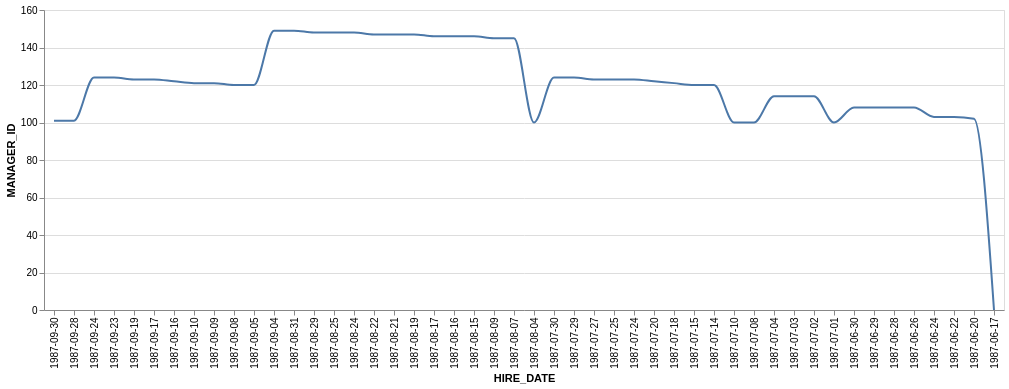

Here is the Vega-Lite specification saved for this chart:
### Vega-Lite specification from a JSON file in a GitHub repository (floating-point values rounded to 4 significant figures)
{"data": {"values": [{"x_data": "1987-09-30", "y_data": 101}, {"x_data": "1987-09-28", "y_data": 101}, {"x_data": "1987-09-24", "y_data": 124}, {"x_data": "1987-09-23", "y_data": 124}, {"x_data": "1987-09-19", "y_data": 123}, {"x_data": "1987-09-17", "y_data": 123}, {"x_data": "1987-09-16", "y_data": 122}, {"x_data": "1987-09-10", "y_data": 121}, {"x_data": "1987-09-09", "y_data": 121}, {"x_data": "1987-09-08", "y_data": 120}, {"x_data": "1987-09-05", "y_data": 120}, {"x_data": "1987-09-04", "y_data": 149}, {"x_data": "1987-08-31", "y_data": 149}, {"x_data": "1987-08-29", "y_data": 148}, {"x_data": "1987-08-25", "y_data": 148}, {"x_data": "1987-08-24", "y_data": 148}, {"x_data": "1987-08-22", "y_data": 147}, {"x_data": "1987-08-21", "y_data": 147}, {"x_data": "1987-08-19", "y_data": 147}, {"x_data": "1987-08-17", "y_data": 146}, {"x_data": "1987-08-16", "y_data": 146}, {"x_data": "1987-08-15", "y_data": 146}, {"x_data": "1987-08-09", "y_data": 145}, {"x_data": "1987-08-07", "y_data": 145}, {"x_data": "1987-08-04", "y_data": 100}, {"x_data": "1987-07-30", "y_data": 124}, {"x_data": "1987-07-29", "y_data": 124}, {"x_data": "1987-07-27", "y_data": 123}, {"x_data": "1987-07-25", "y_data": 123}, {"x_data": "1987-07-24", "y_data": 123}, {"x_data": "1987-07-20", "y_data": 122}, {"x_data": "1987-07-18", "y_data": 121}, {"x_data": "1987-07-15", "y_data": 120}, {"x_data": "1987-07-14", "y_data": 120}, {"x_data": "1987-07-10", "y_data": 100}, {"x_data": "1987-07-08", "y_data": 100}, {"x_data": "1987-07-04", "y_data": 114}, {"x_data": "1987-07-03", "y_data": 114}, {"x_data": "1987-07-02", "y_data": 114}, {"x_data": "1987-07-01", "y_data": 100}, {"x_data": "1987-06-30", "y_data": 108}, {"x_data": "1987-06-29", "y_data": 108}, {"x_data": "1987-06-28", "y_data": 108}, {"x_data": "1987-06-26", "y_data": 108}, {"x_data": "1987-06-24", "y_data": 103}, {"x_data": "1987-06-22", "y_data": 103}, {"x_data": "1987-06-20", "y_data": 102}, {"x_data": "1987-06-17", "y_data": 0}]}, "mark": {"type": "line", "interpolate": "monotone"}, "encoding": {"x": {"field": "x_data", "type": "nominal", "title": "HIRE_DATE", "sort": "descending"}, "y": {"field": "y_data", "type": "quantitative", "title": "MANAGER_ID"}}}
